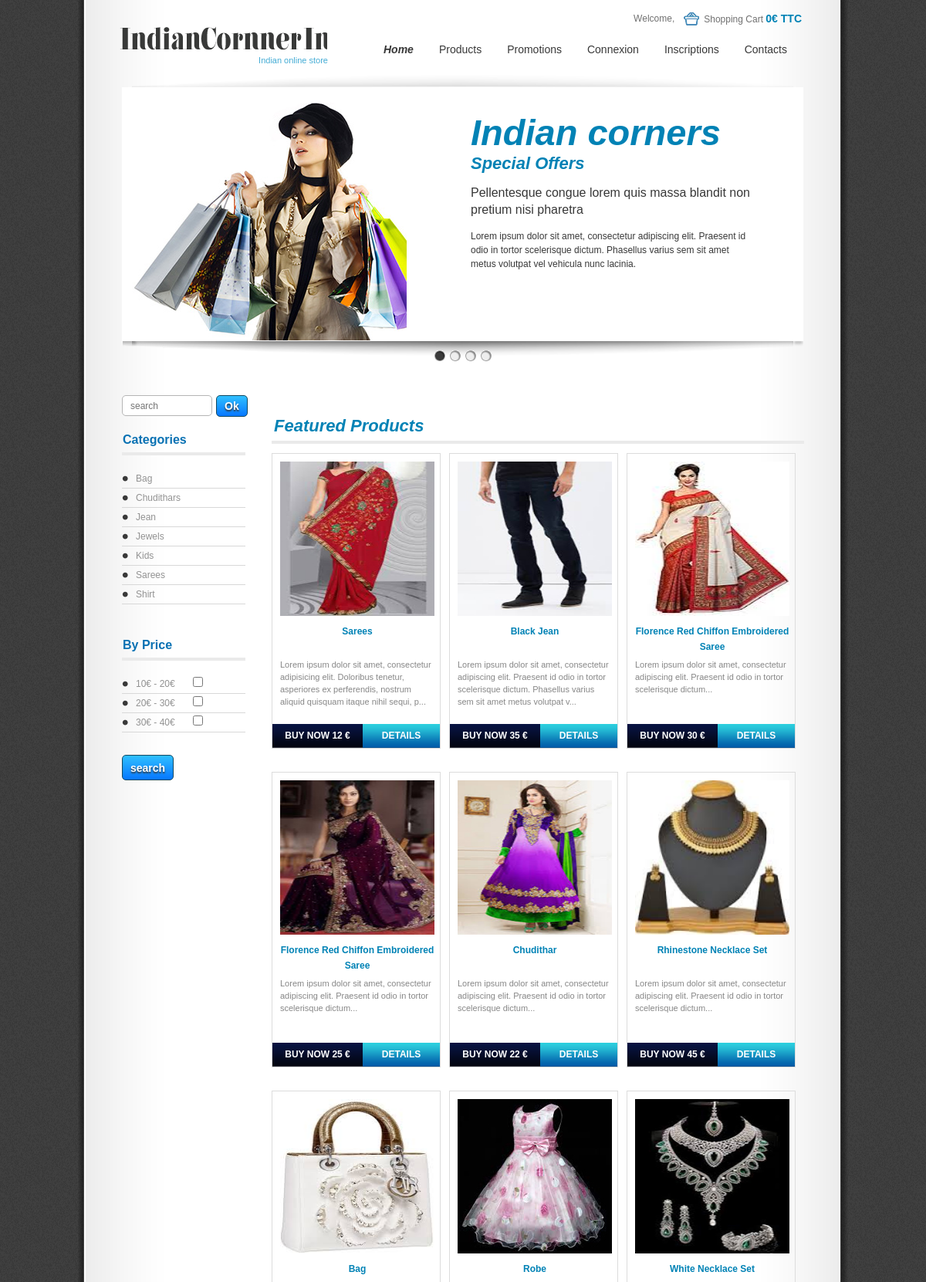
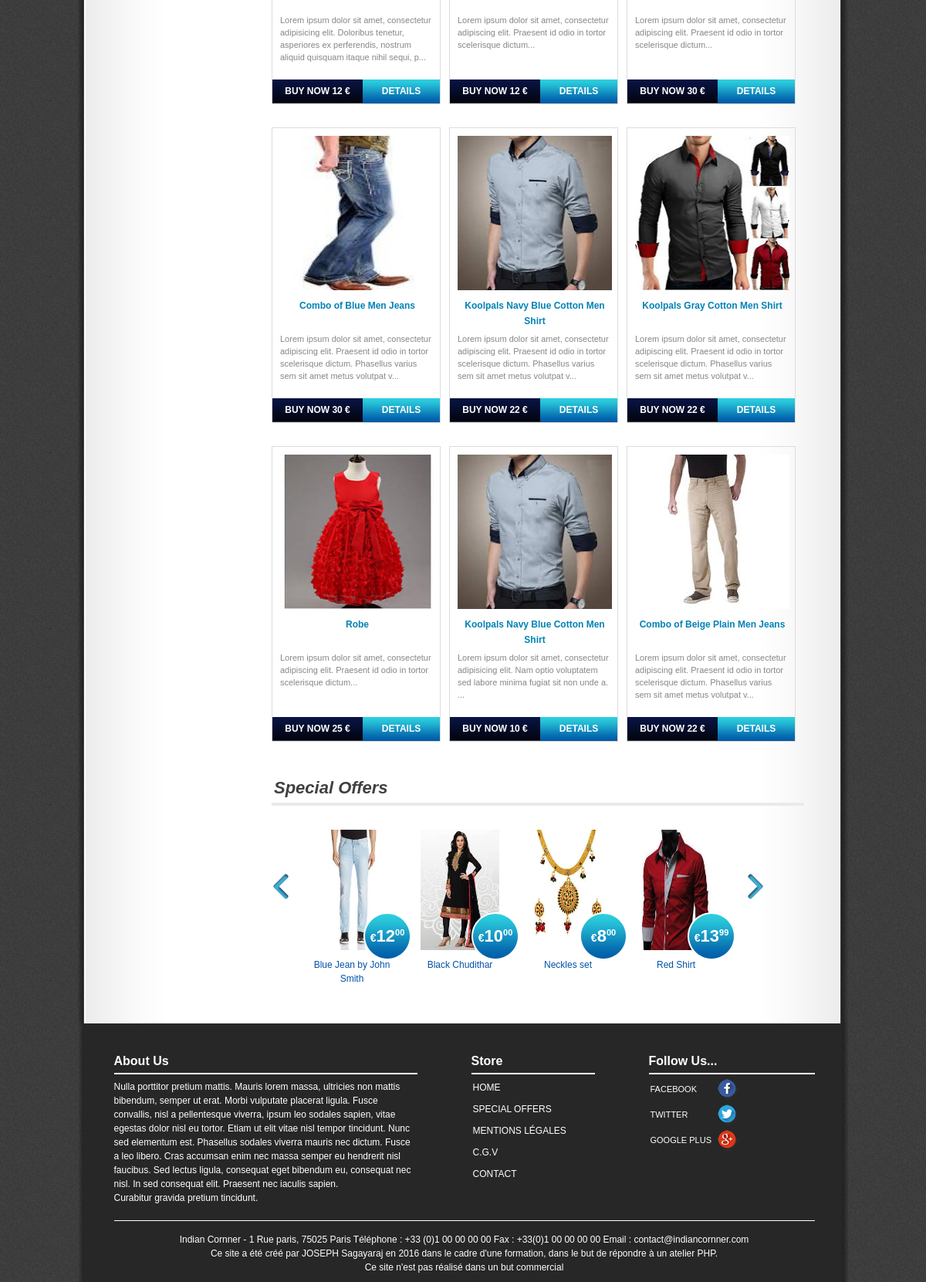
The page / on the database its author committed (2 pictures, top to bottom).
### tables this page shows
CREATE TABLE IF NOT EXISTS `article` (
  `id_article` int(5) NOT NULL AUTO_INCREMENT,
  `reference` int(15) NOT NULL,
  `categorie` varchar(100) NOT NULL,
  `titre` varchar(250) NOT NULL,
  `description` varchar(250) NOT NULL,
  `couleur` varchar(100) NOT NULL,
  `taille` varchar(5) NOT NULL,
  `sexe` enum('m','f') NOT NULL,
  `photo` varchar(200) NOT NULL,
  `prix` int(5) NOT NULL,
  `promo` int(5) DEFAULT NULL,
  `stock` int(5) NOT NULL,
  `keywords` varchar(100) NOT NULL,
  PRIMARY KEY (`id_article`)
);

### inc/function.inc.php (called while the page is built, shortened)
<?php
function executeRequete($req)
{
	global $mysqli;
	$resultat = $mysqli->query($req);
	return $resultat;
}
function utilisateurEstConnecte ()
{
	if(!isset($_SESSION['utilisateur']))
	{
		return FALSE;
	}
	else {
		return TRUE;
	}
}
function montantTotal() {
	$total = 0;
	return round($total, 2);
}
 ?>

### index.php (the view, shortened to what this page needs)
<?php
	require_once("inc/header.inc.php");
	require_once("inc/menu.inc.php");
?>
<div id="main" class="shell">
<div class="search-box">
	<form action="index.php" method="get" enctype="multipart/form-data">
		<input type="text" class="type_text sr-box" name="user_query" placeholder="search"/>
		<input type="submit" class="type_submit sr-btn" name="search" value="Ok"/>
	</form>
</div>
<div id="sidebar">
	 <ul class="categories">
		<li>
			<h4>Categories</h4>
			<ul>
				<?php
					$resultat = executeRequete("SELECT DISTINCT categorie FROM article ORDER BY categorie");
					while($categorie = $resultat->fetch_assoc())
					{
					echo '<li><a href="?categorie='.$categorie['categorie'].'">'.$categorie['categorie'].'</a></li>';
					}
				?>
			</ul>
			<div class="by-price">
				<form action="index.php" method="post" >
					<h4>By Price</h4>
						<ul>
							<li> 10€ - 20€ <input class="in-price" name="prix[]" value="20" type="checkbox"></li>
							<li> 20€ - 30€ <input class="in-price" name="prix[]" value="30" type="checkbox"></li>
							<li> 30€ - 40€ <input class="in-price" name="prix[]" value="40" type="checkbox"></li>
						</ul>
					<input type="submit" name="search_price" class="type_submit" value="search">
				</form>
			</div>
</div>
<div id="content">
	<div class="products">
		<h3>Featured Products</h3>
	</div>
		<?php
			if(isset($_GET['categorie']))
				{
					$resultat = executeRequete("SELECT * FROM article WHERE categorie='$_GET[categorie]'");
					while($article = $resultat->fetch_assoc())
					{
						echo '<div class="metirials">';
							echo '<div class="info">';
								echo '<img src="'.$article['photo'].'" alt="" />';
								echo '<span class="title">'.$article['titre'].'</span>';
								echo '<span class="description">'.substr($article['description'], 0, 150).'...</span>';
							echo '</div>';
							echo '<input type="submit" id="'. $article['id_article'] . '" name ="add_cart" class="buy-btn" title="Add to cart" value="BUY NOW '.$article['prix'].' €"/>';
				 			echo '<a class="price" href ="details_article.php?id_article='.$article['id_article'].'" >Details</a>
				 			';
						echo '</div>';
					}
				} else {
					$resultat = executeRequete("SELECT * FROM article ORDER BY RAND() LIMIT 0,15");
					while($article = $resultat->fetch_assoc())
					{
						echo '<div class="metirials">';
							echo '<div class="info">';
								echo '<img src="'.$article['photo'].'" alt="" />';
								echo '<span class="title">'.$article['titre'].'</span>';
								echo '<span class="description">'.substr($article['description'], 0, 150).'...</span>';
							echo '</div>';
							echo '<input type="submit" id="'. $article['id_article'] . '" name ="add_cart" class="buy-btn" title="Add to cart" value="BUY NOW '.$article['prix'].' €"/>';
				 			echo '<a class="price" href ="details_article.php?id_article='.$article['id_article'].'" >Details</a>
				 			';
						echo '</div>';
					}
				}
		?>
	<div id="best-sellers">
		<h3>Special Offers</h3>
		<ul>
			<li>
				 <div class="product-promo">
					<a href="#">
						<img src="images/products/jean.jpg" alt="" />
						<span class="book-name">Blue Jean </span>
						<span class="author">by John Smith</span>
						<span class="price"><span class="low">€</span>12<span class="high">00</span></span>
					</a>
				</div>
							</li>
							<li>
				<div class="product">
					<a href="#">
						<img src="images/products/chudithar6.jpg" alt="" />
						<span class="book-name">Black Chudithar </span>
						<span class="price"><span class="low">€</span>10<span class="high">00</span></span>
					</a>
				</div>
							</li>
							<li>
				<div class="product">
					<a href="#">
						<img src="images/products/jweles6.jpg" alt="" />
						<span class="book-name">Neckles set </span>
						<span class="price"><span class="low">€</span>8<span class="high">00</span></span>
					</a>
				</div>
							</li>
							<li>
				<div class="product">
					<a href="#">
						<img src="images/products/shirt-red.jpg" alt="" />
						<span class="book-name">Red Shirt </span>
						<span class="price"><span class="low">€</span>13<span class="high">99</span></span>
					</a>
				</div>
							</li>
		</ul>
	</div>
</div>
<?php
	require_once("inc/footer.inc.php");

### inc/header.inc.php (shortened to what this page needs)
<!DOCTYPE html PUBLIC "-//W3C//DTD XHTML 1.0 Transitional//EN" "http://www.w3.org/TR/xhtml1/DTD/xhtml1-transitional.dtd">
<html lang="en-US" xmlns="http://www.w3.org/1999/xhtml" dir="ltr">
<head>
	<link rel="stylesheet" href="<?php echo RACINE_SITE; ?>css/font-awesome/css/font-awesome.min.css">
	<link rel="stylesheet" href="<?php echo RACINE_SITE; ?>css/style.css" type="text/css" media="all" />
</head>
<body>

### inc/menu.inc.php (shortened to what this page needs)
<div id="header" class="shell">
	<?php
	echo '<div id="logo"><h1><a href="'.RACINE_SITE.'index.php"">BestSeller</a></h1><span><a href="'.RACINE_SITE.'index.php">Indian online store</a></span></div>';
	 ?>
	<div id="navigation">
		<ul>
			<?php
				if(utilisateurEstConnecte())
				{
					echo '<li><a href="'.RACINE_SITE.'index.php" class="active">Home</a></li>';
					echo '<li><a href="'.RACINE_SITE.'products.php">Products</a></li>';
					echo '<li><a href="'.RACINE_SITE.'promotion.php">Promotions</a></li>';
					echo '<li><a href="'.RACINE_SITE.'panier.php">panier</a></li>';
					echo '<li><a href="?action=deconnexion">Deconnecter</a></li>';
				}
				else{
					echo '<li><a href="'.RACINE_SITE.'index.php" class="active">Home</a></li>';
					echo '<li><a href="'.RACINE_SITE.'products.php">Products</a></li>';
					echo '<li><a href="'.RACINE_SITE.'promotion.php">Promotions</a></li>';
					echo '<li><a href="'.RACINE_SITE.'connexion.php">Connexion</a></li>';
					echo '<li><a href="'.RACINE_SITE.'inscription.php">Inscriptions</a></li>';
				}
				if (utilisateurEstConnecteEtEstAdmin()){
						echo '<li><a href="'.RACINE_SITE.'admin/gestion_membre.php">Gestion des Membre</a></li>';
						echo '<li><a href="'.RACINE_SITE.'admin/gestion_produit.php">Gestion des Produits</a></li>';
						echo '<li><a href="'.RACINE_SITE.'admin/gestion_commande.php">Gestion des Commandes</a></li>';
						echo '<li><a href="'.RACINE_SITE.'admin/gestion_avis.php">Gestion des Avis</a></li>';
						echo '<li><a href="'.RACINE_SITE.'admin/gestion_promos.php">Gestion codes Promo</a></li>';
						echo '<li><a href="'.RACINE_SITE.'admin/newsletter.php">Envoyer la newsletter</a></li>';
			 	}		echo '<li><a href="'.RACINE_SITE.'contact.php">Contacts</a></li>';
	 ?>
		</ul>
	</div>
	<?php
		echo '<div id="login-details">';
		echo '<p>Welcome, <a href="'.RACINE_SITE.'profil.php" id="user"> ';
		echo '</a></p> ';
		echo '<p><a href="panier.php" class="cart" ><img src="images/cart-icon.png" alt="shopping cart" /></a><span class="sum1">Shopping Cart </span> <a href="panier.php" class="sum"><span class="sum_header">' .montantTotal(). '</span>€ TTC</a></p>';
		echo '</div>';
	 ?>
</div>
<div id="slider">
	<div class="shell">
		<ul>
			<li>
				<div class="image">
					<img src="images/girl2.jpg" alt="" />
				</div>
				<div class="details">
					<h2>Indian corners</h2>
					<h3>Special Offers</h3>
					<p class="title">Pellentesque congue lorem quis massa blandit non pretium nisi pharetra</p>
					<p class="description">Lorem ipsum dolor sit amet, consectetur adipiscing elit. Praesent id odio in tortor scelerisque dictum. Phasellus varius sem sit amet metus volutpat vel vehicula nunc lacinia.</p>
				</div>
			</li>
		</ul>
		<div class="nav">
			<a href="#">1</a>
			<a href="#">2</a>
			<a href="#">3</a>
			<a href="#">4</a>
		</div>
	</div>
</div>

### inc/footer.inc.php (shortened to what this page needs)
</div>
	<div id="footer" class="shell" >
		<div class="footer-well">
			<div class="col about">
					<h4>About Us</h4>
					<p>Nulla porttitor pretium mattis. Mauris lorem massa, ultricies non mattis bibendum, semper ut erat. Morbi vulputate placerat ligula. Fusce <br />convallis, nisl a pellentesque viverra, ipsum leo sodales sapien, vitae egestas dolor nisl eu tortor. Etiam ut elit vitae nisl tempor tincidunt. Nunc sed elementum est. Phasellus sodales viverra mauris nec dictum. Fusce a leo libero. Cras accumsan enim nec massa semper eu hendrerit nisl faucibus. Sed lectus ligula, consequat eget bibendum eu, consequat nec nisl. In sed consequat elit. Praesent nec iaculis sapien. <br />Curabitur gravida pretium tincidunt.  </p>
			</div>
			<div class="col store">
				<h4>Store</h4>
				<ul>
					<li><a href="<?php echo RACINE_SITE;?>index.php">Home</a></li>
					<li><a href="<?php echo RACINE_SITE;?>promotion.php">Special Offers</a></li>
					<li><a href="<?php echo RACINE_SITE;?>mentions_legales.php">Mentions Légales</a></li>
					<li><a href="<?php echo RACINE_SITE;?>cgv.php">C.G.V</a></li>
					<li><a href="<?php echo RACINE_SITE;?>contact.php">Contact</a></li>
				</ul>
			</div>
			<div class="col" id="newsletter">
				<h4>Follow Us...</h4>
				<ul>
					<li><a href="http://www.facebook.com" target="blank">Facebook<img class ="icon" src="images/icon123.png" alt="" /></a></li>
					<li><a href="http://www.twitter.com" target="blank">Twitter<img class ="icon" src="images/icon124.png" alt="" /></a></li>
					<li><a href="http://www.googleplus.com" target="blank">Google plus<img class ="icon" src="images/icon125.png" alt="" /></a></li>
				</ul>
			</div>
			<div class="copy-right">
				<p>Indian Cornner - 1 Rue paris, 75025 Paris Téléphone : +33 (0)1 00 00 00 00 Fax : +33(0)1 00 00 00 00 Email : contact@indiancornner.com<br />
				Ce site a été créé par JOSEPH Sagayaraj en 2016 dans le cadre d'une formation, dans le but de répondre à un atelier PHP. <br />Ce site n'est pas réalisé dans un but commercial
				</p>
			</div>
		</div>
</body>
</html>

### rows shown on the page
article: photo (picture), titre "Sarees", description "Lorem ipsum dolor sit amet, consectetur adipisicing elit. Doloribus tenetur, asperiores ex perferendis, nostrum aliquid quisquam itaque nihil sequi, p", add_cart "BUY NOW 12 €"
article: photo (picture), titre "Black Jean", description "Lorem ipsum dolor sit amet, consectetur adipiscing elit. Praesent id odio in tortor scelerisque dictum. Phasellus varius sem sit amet metus volutpat v", add_cart "BUY NOW 35 €"
article: photo (picture), titre "Florence Red Chiffon Embroidered Saree", description "Lorem ipsum dolor sit amet, consectetur adipiscing elit. Praesent id odio in tortor scelerisque dictum", add_cart "BUY NOW 30 €"
article: photo (picture), titre "Florence Red Chiffon Embroidered Saree", description "Lorem ipsum dolor sit amet, consectetur adipiscing elit. Praesent id odio in tortor scelerisque dictum", add_cart "BUY NOW 25 €"
article: photo (picture), titre "Chudithar", description "Lorem ipsum dolor sit amet, consectetur adipiscing elit. Praesent id odio in tortor scelerisque dictum", add_cart "BUY NOW 22 €"
article: photo (picture), titre "Rhinestone Necklace Set", description "Lorem ipsum dolor sit amet, consectetur adipiscing elit. Praesent id odio in tortor scelerisque dictum", add_cart "BUY NOW 45 €"
article: photo (picture), titre "Bag", description "Lorem ipsum dolor sit amet, consectetur adipisicing elit. Doloribus tenetur, asperiores ex perferendis, nostrum aliquid quisquam itaque nihil sequi, p", add_cart "BUY NOW 12 €"
article: photo (picture), titre "Robe", description "Lorem ipsum dolor sit amet, consectetur adipiscing elit. Praesent id odio in tortor scelerisque dictum", add_cart "BUY NOW 12 €"
article: photo (picture), titre "White Necklace Set", description "Lorem ipsum dolor sit amet, consectetur adipiscing elit. Praesent id odio in tortor scelerisque dictum", add_cart "BUY NOW 30 €"
article: photo (picture), titre "Combo of Blue Men Jeans", description "Lorem ipsum dolor sit amet, consectetur adipiscing elit. Praesent id odio in tortor scelerisque dictum. Phasellus varius sem sit amet metus volutpat v", add_cart "BUY NOW 30 €"
article: photo (picture), titre "Koolpals Navy Blue Cotton Men Shirt", description "Lorem ipsum dolor sit amet, consectetur adipiscing elit. Praesent id odio in tortor scelerisque dictum. Phasellus varius sem sit amet metus volutpat v", add_cart "BUY NOW 22 €"
article: photo (picture), titre "Koolpals Gray Cotton Men Shirt", description "Lorem ipsum dolor sit amet, consectetur adipiscing elit. Praesent id odio in tortor scelerisque dictum. Phasellus varius sem sit amet metus volutpat v", add_cart "BUY NOW 22 €"
article: photo (picture), titre "Robe", description "Lorem ipsum dolor sit amet, consectetur adipiscing elit. Praesent id odio in tortor scelerisque dictum", add_cart "BUY NOW 25 €"
article: photo (picture), titre "Koolpals Navy Blue Cotton Men Shirt", description "Lorem ipsum dolor sit amet, consectetur adipisicing elit. Nam optio voluptatem sed labore minima fugiat sit non unde a.", add_cart "BUY NOW 10 €"
article: photo (picture), titre "Combo of Beige Plain Men Jeans", description "Lorem ipsum dolor sit amet, consectetur adipiscing elit. Praesent id odio in tortor scelerisque dictum. Phasellus varius sem sit amet metus volutpat v", add_cart "BUY NOW 22 €"

### other values the page prints
montantTotal() "0"
$categorie['categorie'] "Bag"
$categorie['categorie'] "Chudithars"
$categorie['categorie'] "Jean"
$categorie['categorie'] "Jewels"
$categorie['categorie'] "Kids"
$categorie['categorie'] "Sarees"
$categorie['categorie'] "Shirt"
